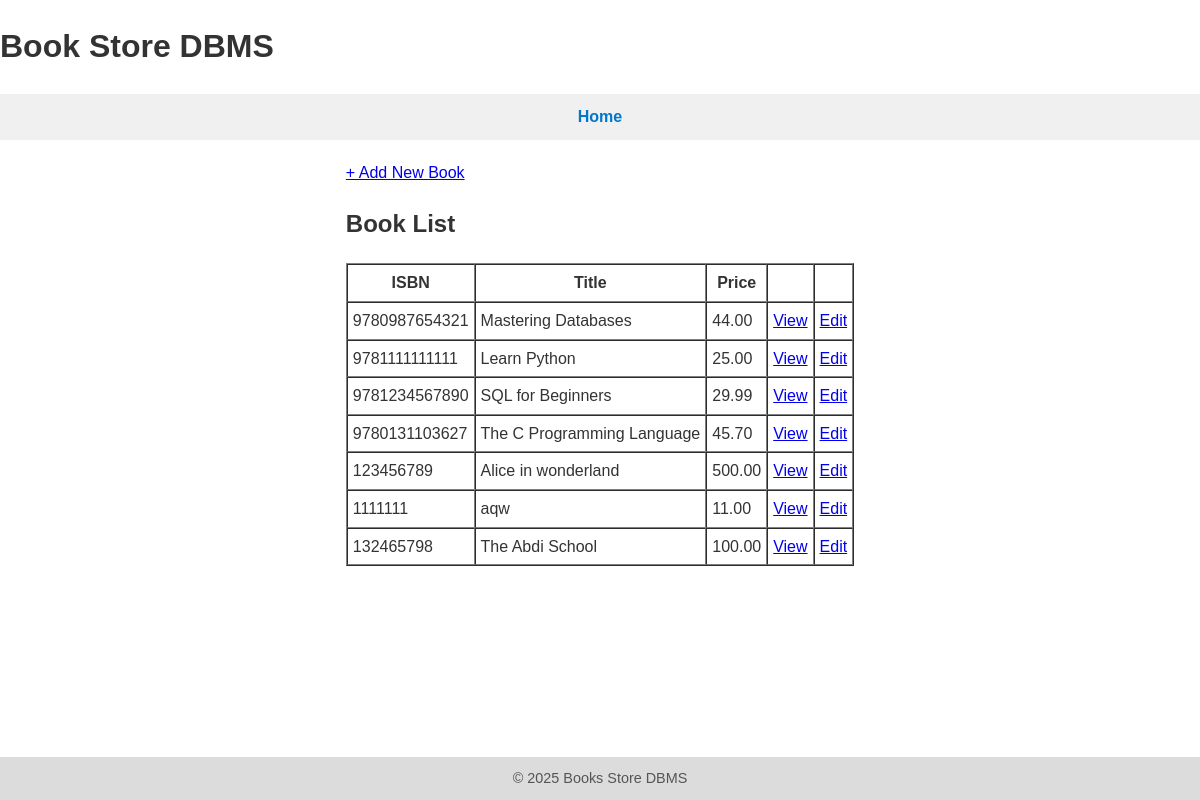
The app's page /books/index.php with its own data.
### tables this page shows
CREATE TABLE `Books` (
  `id` int(11) NOT NULL AUTO_INCREMENT,
  `ISBN` varchar(13) NOT NULL,
  `Title` varchar(100) DEFAULT NULL,
  `Price` decimal(6,2) DEFAULT NULL,
  PRIMARY KEY (`id`),
  UNIQUE KEY `ISBN` (`ISBN`)
);

### books/index.php (the view, shortened to what this page needs)
<?php
$host = "127.0.0.1";
$username = "books_admin";
$password = "books_admin";
$dbname = "Books";
$db = mysqli_connect($host, $username, $password, $dbname, 3306);
$sql = "SELECT * FROM Books";
$result = mysqli_query($db, $sql);
?>
<!doctype html>
<html lang="en">
<head>
  <link rel="stylesheet" href="../style.css">
</head>
<body>
  <header>
    <h1>Book Store DBMS</h1>
    <nav>
      <ul>
        <li><a href="/">Home</a></li>
      </ul>
    </nav>
  </header>
  <main>
    <section>
      <a href="new.php">+ Add New Book</a>
      <h1>Book List</h1>
      <table border="1" cellpadding="5" cellspacing="0">
        <tr>
          <th>ISBN</th>
          <th>Title</th>
          <th>Price</th>
          <th>&nbsp;</th>
          <th>&nbsp;</th>
        </tr>
        <?php while ($book = mysqli_fetch_assoc($result)) { ?>
          <tr>
            <td><?php echo $book['ISBN']; ?></td>
            <td><?php echo $book['Title']; ?></td>
            <td><?php echo $book['Price']; ?></td>
            <td><a href="show.php?id=<?php echo $book['id']; ?>">View</a></td>
            <td><a href="edit.php?id=<?php echo $book['id']; ?>">Edit</a></td>
          </tr>
        <?php } ?>
      </table>
    </section>
  </main>
</body>
<footer>
  &copy; 2025 Books Store DBMS
</footer>
</html>

### style.css (style rules this page uses)
body { background-color: #fff; font-family: Arial, sans-serif; margin: 0; padding: 0; color: #333; line-height: 1.6; display: flex; flex-direction: column; min-height: 100vh; }
nav { background-color: #f0f0f0; padding: 10px 0; }
nav ul { list-style: none; padding: 0; margin: 0; display: flex; gap: 20px; justify-content: center; }
nav a { text-decoration: none; color: #0077cc; font-weight: bold; }
main { padding: 20px; max-width: 800px; margin: 0 auto; }
footer { margin-top: auto; padding: 10px; text-align: center; background-color: #dcdcdc; font-size: 0.9em; color: #555; }

### records on screen
books: ISBN "9780987654321", Title "Mastering Databases", Price "44.00"
books: ISBN "9781111111111", Title "Learn Python", Price "25.00"
books: ISBN "9781234567890", Title "SQL for Beginners", Price "29.99"
books: ISBN "9780131103627", Title "The C Programming Language", Price "45.70"
books: ISBN "123456789", Title "Alice in wonderland", Price "500.00"
books: ISBN "1111111", Title "aqw", Price "11.00"
books: ISBN "132465798", Title "The Abdi School", Price "100.00"
